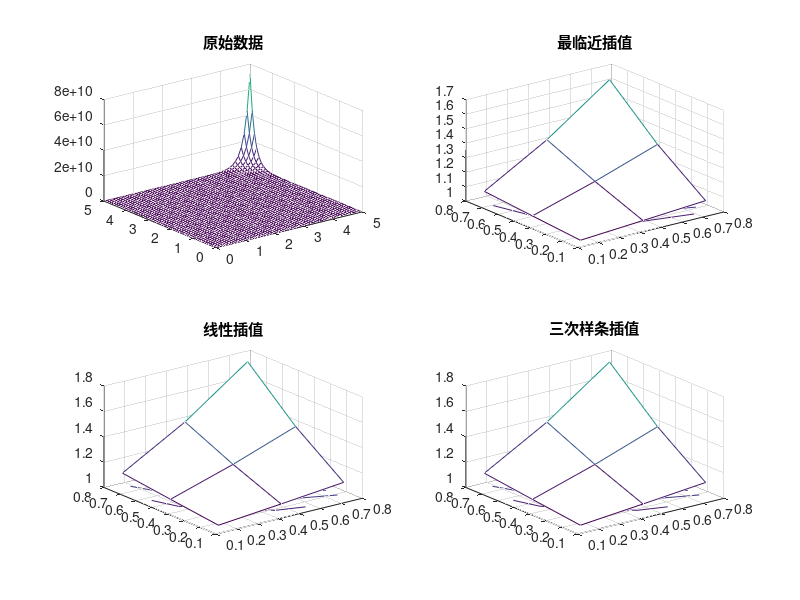

Write the MATLAB code that produced this figure.
[x, y] = meshgrid(0:0.1:5);
z = exp(1).^(x.*y);
[xi, yi] = meshgrid(0.15:0.3:0.75);

zi_linear = interp2(x, y, z, xi, yi, 'linear');
zi_nearest = interp2(x, y, z, xi, yi, 'nearest');
zi_spline = interp2(x, y, z, xi, yi, 'spline');

figure;
hold on;

subplot(2,2,1);
meshc(x,y,z);
title('原始数据');

subplot(2,2,2);
meshc(xi,yi,zi_nearest);
title('最临近插值');

subplot(2,2,3);
meshc(xi,yi,zi_linear);
title('线性插值');

subplot(2,2,4);
meshc(xi,yi,zi_spline);
title('三次样条插值');

